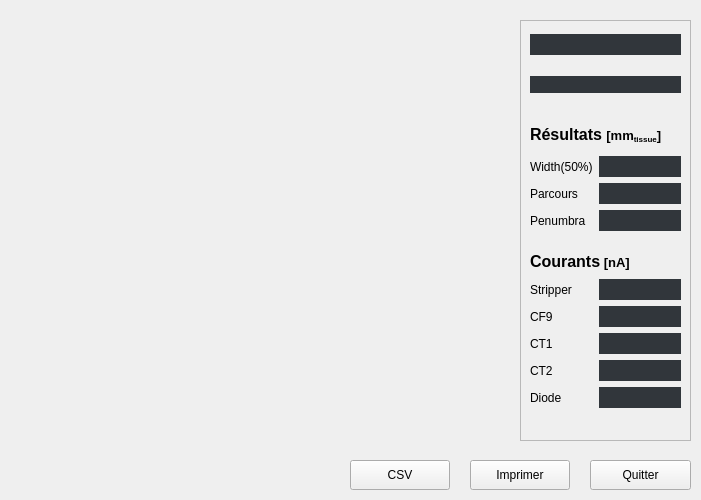
<?xml version="1.0" encoding="UTF-8"?>
<ui version="4.0">
 <class>ShowBraggPeakDialog</class>
 <widget class="QWidget" name="ShowBraggPeakDialog">
  <property name="geometry">
   <rect>
    <x>0</x>
    <y>0</y>
    <width>701</width>
    <height>500</height>
   </rect>
  </property>
  <property name="windowTitle">
   <string>Form</string>
  </property>
  <property name="styleSheet">
   <string notr="true"/>
  </property>
  <widget class="QCustomPlot" name="customPlot_braggPeak" native="true">
   <property name="geometry">
    <rect>
     <x>10</x>
     <y>10</y>
     <width>501</width>
     <height>431</height>
    </rect>
   </property>
  </widget>
  <widget class="QFrame" name="frame">
   <property name="geometry">
    <rect>
     <x>520</x>
     <y>20</y>
     <width>171</width>
     <height>421</height>
    </rect>
   </property>
   <property name="frameShape">
    <enum>QFrame::StyledPanel</enum>
   </property>
   <property name="frameShadow">
    <enum>QFrame::Raised</enum>
   </property>
   <widget class="QWidget" name="verticalLayoutWidget_5">
    <property name="geometry">
     <rect>
      <x>10</x>
      <y>230</y>
      <width>151</width>
      <height>158</height>
     </rect>
    </property>
    <layout class="QVBoxLayout" name="p_verticalLayout_5">
     <item>
      <widget class="QLabel" name="p_label_profileX_title_2">
       <property name="text">
        <string>&lt;html&gt;&lt;head/&gt;&lt;body&gt;&lt;p&gt;&lt;span style=&quot; font-size:12pt; font-weight:600;&quot;&gt;Courants&lt;/span&gt;&lt;span style=&quot; font-size:10pt; font-weight:600;&quot;&gt; [nA]&lt;/span&gt;&lt;/p&gt;&lt;/body&gt;&lt;/html&gt;</string>
       </property>
      </widget>
     </item>
     <item>
      <layout class="QFormLayout" name="p_formLayout_4">
       <item row="0" column="0">
        <widget class="QLabel" name="p_label_profileY_centre_2">
         <property name="minimumSize">
          <size>
           <width>63</width>
           <height>0</height>
          </size>
         </property>
         <property name="text">
          <string>Stripper</string>
         </property>
        </widget>
       </item>
       <item row="1" column="0">
        <widget class="QLabel" name="p_label_profileY_centre_3">
         <property name="minimumSize">
          <size>
           <width>63</width>
           <height>0</height>
          </size>
         </property>
         <property name="text">
          <string>CF9</string>
         </property>
        </widget>
       </item>
       <item row="2" column="0">
        <widget class="QLabel" name="p_label_profileY_centre_4">
         <property name="minimumSize">
          <size>
           <width>63</width>
           <height>0</height>
          </size>
         </property>
         <property name="text">
          <string>CT1</string>
         </property>
        </widget>
       </item>
       <item row="3" column="0">
        <widget class="QLabel" name="p_label_profileY_centre_5">
         <property name="minimumSize">
          <size>
           <width>63</width>
           <height>0</height>
          </size>
         </property>
         <property name="text">
          <string>CT2</string>
         </property>
        </widget>
       </item>
       <item row="0" column="1">
        <widget class="QLineEdit" name="lineEdit_stripper">
         <property name="font">
          <font>
           <pointsize>12</pointsize>
           <weight>75</weight>
           <bold>true</bold>
          </font>
         </property>
         <property name="styleSheet">
          <string notr="true">color: CornflowerBlue;
border: none;
background: rgb(49, 54, 59);
</string>
         </property>
         <property name="alignment">
          <set>Qt::AlignCenter</set>
         </property>
         <property name="readOnly">
          <bool>true</bool>
         </property>
        </widget>
       </item>
       <item row="1" column="1">
        <widget class="QLineEdit" name="lineEdit_cf9">
         <property name="font">
          <font>
           <pointsize>12</pointsize>
           <weight>75</weight>
           <bold>true</bold>
          </font>
         </property>
         <property name="styleSheet">
          <string notr="true">color: CornflowerBlue;
border: none;
background: rgb(49, 54, 59);</string>
         </property>
         <property name="alignment">
          <set>Qt::AlignCenter</set>
         </property>
         <property name="readOnly">
          <bool>true</bool>
         </property>
        </widget>
       </item>
       <item row="2" column="1">
        <widget class="QLineEdit" name="lineEdit_chambre1">
         <property name="font">
          <font>
           <pointsize>12</pointsize>
           <weight>75</weight>
           <bold>true</bold>
          </font>
         </property>
         <property name="styleSheet">
          <string notr="true">color: CornflowerBlue;
border: none;
background: rgb(49, 54, 59);</string>
         </property>
         <property name="alignment">
          <set>Qt::AlignCenter</set>
         </property>
         <property name="readOnly">
          <bool>true</bool>
         </property>
        </widget>
       </item>
       <item row="3" column="1">
        <widget class="QLineEdit" name="lineEdit_chambre2">
         <property name="font">
          <font>
           <pointsize>12</pointsize>
           <weight>75</weight>
           <bold>true</bold>
          </font>
         </property>
         <property name="styleSheet">
          <string notr="true">color: CornflowerBlue;
border: none;
background: rgb(49, 54, 59);
</string>
         </property>
         <property name="alignment">
          <set>Qt::AlignCenter</set>
         </property>
         <property name="readOnly">
          <bool>true</bool>
         </property>
        </widget>
       </item>
       <item row="4" column="0">
        <widget class="QLabel" name="p_label_profileY_centre_6">
         <property name="minimumSize">
          <size>
           <width>63</width>
           <height>0</height>
          </size>
         </property>
         <property name="text">
          <string>Diode</string>
         </property>
        </widget>
       </item>
       <item row="4" column="1">
        <widget class="QLineEdit" name="lineEdit_diode">
         <property name="font">
          <font>
           <pointsize>12</pointsize>
           <weight>75</weight>
           <bold>true</bold>
          </font>
         </property>
         <property name="styleSheet">
          <string notr="true">color: CornflowerBlue;
border: none;
background: rgb(49, 54, 59);
</string>
         </property>
         <property name="alignment">
          <set>Qt::AlignCenter</set>
         </property>
         <property name="readOnly">
          <bool>true</bool>
         </property>
        </widget>
       </item>
      </layout>
     </item>
    </layout>
   </widget>
   <widget class="QWidget" name="verticalLayoutWidget">
    <property name="geometry">
     <rect>
      <x>10</x>
      <y>100</y>
      <width>151</width>
      <height>111</height>
     </rect>
    </property>
    <layout class="QVBoxLayout" name="verticalLayout">
     <item>
      <widget class="QLabel" name="p_label_profileX_title_3">
       <property name="text">
        <string>&lt;html&gt;&lt;head/&gt;&lt;body&gt;&lt;p&gt;&lt;span style=&quot; font-size:12pt; font-weight:600;&quot;&gt;Résultats &lt;/span&gt;&lt;span style=&quot; font-size:10pt; font-weight:600;&quot;&gt;[mm&lt;/span&gt;&lt;span style=&quot; font-size:10pt; font-weight:600; vertical-align:sub;&quot;&gt;tissue&lt;/span&gt;&lt;span style=&quot; font-size:10pt; font-weight:600;&quot;&gt;]&lt;/span&gt;&lt;/p&gt;&lt;/body&gt;&lt;/html&gt;</string>
       </property>
      </widget>
     </item>
     <item>
      <layout class="QFormLayout" name="p_formLayout_profileX_results">
       <item row="0" column="0">
        <widget class="QLabel" name="p_label_profileX_centre">
         <property name="minimumSize">
          <size>
           <width>63</width>
           <height>0</height>
          </size>
         </property>
         <property name="text">
          <string>Width(50%)</string>
         </property>
        </widget>
       </item>
       <item row="0" column="1">
        <widget class="QLineEdit" name="lineEdit_width50">
         <property name="font">
          <font>
           <pointsize>12</pointsize>
           <weight>75</weight>
           <bold>true</bold>
          </font>
         </property>
         <property name="styleSheet">
          <string notr="true">border: none;
color: CornflowerBlue;
background: rgb(49, 54, 59);
</string>
         </property>
         <property name="alignment">
          <set>Qt::AlignCenter</set>
         </property>
         <property name="readOnly">
          <bool>true</bool>
         </property>
        </widget>
       </item>
       <item row="1" column="0">
        <widget class="QLabel" name="p_label_profileX_95">
         <property name="minimumSize">
          <size>
           <width>63</width>
           <height>0</height>
          </size>
         </property>
         <property name="text">
          <string>Parcours</string>
         </property>
        </widget>
       </item>
       <item row="1" column="1">
        <widget class="QLineEdit" name="lineEdit_parcours">
         <property name="font">
          <font>
           <pointsize>12</pointsize>
           <weight>75</weight>
           <bold>true</bold>
          </font>
         </property>
         <property name="styleSheet">
          <string notr="true">border: none;
color: CornflowerBlue;
background: rgb(49, 54, 59);
</string>
         </property>
         <property name="alignment">
          <set>Qt::AlignCenter</set>
         </property>
         <property name="readOnly">
          <bool>true</bool>
         </property>
        </widget>
       </item>
       <item row="2" column="0">
        <widget class="QLabel" name="p_label_profileX_90">
         <property name="minimumSize">
          <size>
           <width>63</width>
           <height>0</height>
          </size>
         </property>
         <property name="text">
          <string>Penumbra</string>
         </property>
        </widget>
       </item>
       <item row="2" column="1">
        <widget class="QLineEdit" name="lineEdit_penumbra">
         <property name="font">
          <font>
           <pointsize>12</pointsize>
           <weight>75</weight>
           <bold>true</bold>
          </font>
         </property>
         <property name="styleSheet">
          <string notr="true">border: none;
color: CornflowerBlue;
background: rgb(49, 54, 59);
</string>
         </property>
         <property name="alignment">
          <set>Qt::AlignCenter</set>
         </property>
         <property name="readOnly">
          <bool>true</bool>
         </property>
        </widget>
       </item>
      </layout>
     </item>
    </layout>
   </widget>
   <widget class="QWidget" name="horizontalLayoutWidget_2">
    <property name="geometry">
     <rect>
      <x>10</x>
      <y>10</y>
      <width>151</width>
      <height>29</height>
     </rect>
    </property>
    <layout class="QHBoxLayout" name="horizontalLayout_2">
     <item>
      <widget class="QLineEdit" name="lineEdit_hardware">
       <property name="font">
        <font>
         <pointsize>12</pointsize>
         <weight>75</weight>
         <bold>true</bold>
        </font>
       </property>
       <property name="styleSheet">
        <string notr="true">color: CornflowerBlue;
border: none;
background: rgb(49, 54, 59);
</string>
       </property>
       <property name="alignment">
        <set>Qt::AlignCenter</set>
       </property>
       <property name="readOnly">
        <bool>true</bool>
       </property>
      </widget>
     </item>
    </layout>
   </widget>
   <widget class="QWidget" name="horizontalLayoutWidget_3">
    <property name="geometry">
     <rect>
      <x>10</x>
      <y>50</y>
      <width>151</width>
      <height>29</height>
     </rect>
    </property>
    <layout class="QHBoxLayout" name="horizontalLayout_3">
     <item>
      <widget class="QLineEdit" name="lineEdit_date">
       <property name="font">
        <font>
         <pointsize>10</pointsize>
         <weight>75</weight>
         <bold>true</bold>
        </font>
       </property>
       <property name="styleSheet">
        <string notr="true">color: CornflowerBlue;
border: none;
background: rgb(49, 54, 59);
</string>
       </property>
       <property name="alignment">
        <set>Qt::AlignCenter</set>
       </property>
       <property name="readOnly">
        <bool>true</bool>
       </property>
      </widget>
     </item>
    </layout>
   </widget>
  </widget>
  <widget class="QPushButton" name="pushButton_close">
   <property name="geometry">
    <rect>
     <x>590</x>
     <y>460</y>
     <width>101</width>
     <height>30</height>
    </rect>
   </property>
   <property name="maximumSize">
    <size>
     <width>200</width>
     <height>16777215</height>
    </size>
   </property>
   <property name="text">
    <string>Quitter</string>
   </property>
  </widget>
  <widget class="QPushButton" name="pushButton_print">
   <property name="geometry">
    <rect>
     <x>470</x>
     <y>460</y>
     <width>100</width>
     <height>30</height>
    </rect>
   </property>
   <property name="maximumSize">
    <size>
     <width>200</width>
     <height>16777215</height>
    </size>
   </property>
   <property name="text">
    <string>Imprimer</string>
   </property>
  </widget>
  <widget class="QPushButton" name="pushButton_export_csv">
   <property name="geometry">
    <rect>
     <x>350</x>
     <y>460</y>
     <width>100</width>
     <height>30</height>
    </rect>
   </property>
   <property name="maximumSize">
    <size>
     <width>200</width>
     <height>16777215</height>
    </size>
   </property>
   <property name="text">
    <string>CSV</string>
   </property>
  </widget>
 </widget>
 <customwidgets>
  <customwidget>
   <class>QCustomPlot</class>
   <extends>QWidget</extends>
   <header>qcustomplot.h</header>
   <container>1</container>
  </customwidget>
 </customwidgets>
 <resources/>
 <connections/>
</ui>
